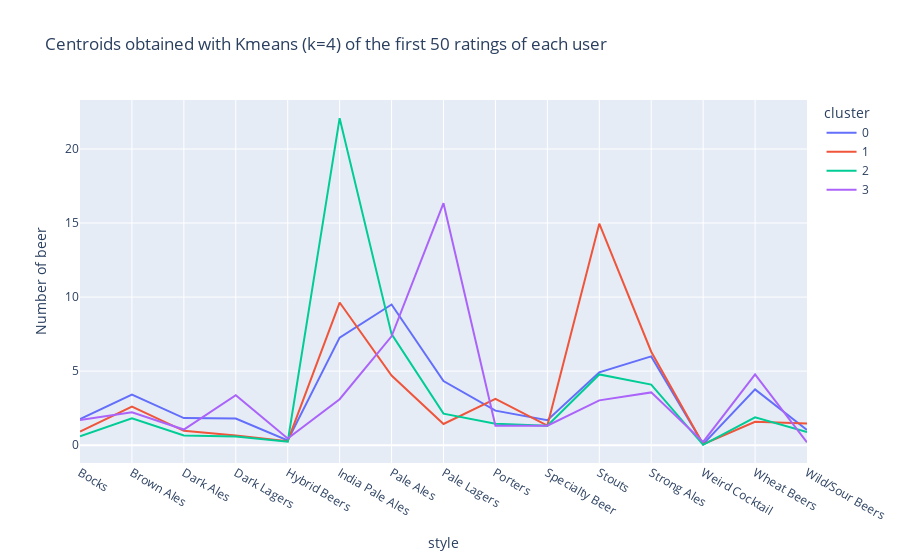

Notebook code cell kept with this figure:
### Code cell
fig = px.line(df_cluster_beer, x="style", y="Number of beer", color="cluster", title="Centroids obtained with Kmeans (k=4) of the first 50 ratings of each user")
#fig = px.line(df_cluster_beer, x="style", y=1)
fig.show()
fig.write_html("centroid.html")

### Figure 1 — Plotly figure (JSON) as saved in the notebook; plotly's stock layout.template omitted (floating-point values rounded to 4 significant figures)
{"data": [{"hovertemplate": "cluster=0<br>style=%{x}<br>Number of beer=%{y}<extra></extra>", "legendgroup": "0", "line": {"color": "#636efa", "dash": "solid"}, "marker": {"symbol": "circle"}, "mode": "lines", "name": "0", "orientation": "v", "showlegend": true, "type": "scatter", "x": ["Bocks", "Brown Ales", "Dark Ales", "Dark Lagers", "Hybrid Beers", "India Pale Ales", "Pale Ales", "Pale Lagers", "Porters", "Specialty Beer", "Stouts", "Strong Ales", "Weird Cocktail", "Wheat Beers", "Wild/Sour Beers"], "xaxis": "x", "y": [1.764, 3.409, 1.829, 1.802, 0.3249, 7.264, 9.498, 4.325, 2.333, 1.686, 4.918, 5.994, 0.06962, 3.764, 1.021], "yaxis": "y"}, {"hovertemplate": "cluster=1<br>style=%{x}<br>Number of beer=%{y}<extra></extra>", "legendgroup": "1", "line": {"color": "#EF553B", "dash": "solid"}, "marker": {"symbol": "circle"}, "mode": "lines", "name": "1", "orientation": "v", "showlegend": true, "type": "scatter", "x": ["Bocks", "Brown Ales", "Dark Ales", "Dark Lagers", "Hybrid Beers", "India Pale Ales", "Pale Ales", "Pale Lagers", "Porters", "Specialty Beer", "Stouts", "Strong Ales", "Weird Cocktail", "Wheat Beers", "Wild/Sour Beers"], "xaxis": "x", "y": [0.9217, 2.608, 0.9677, 0.659, 0.2673, 9.631, 4.7, 1.429, 3.12, 1.323, 14.96, 6.309, 0.06452, 1.576, 1.465], "yaxis": "y"}, {"hovertemplate": "cluster=2<br>style=%{x}<br>Number of beer=%{y}<extra></extra>", "legendgroup": "2", "line": {"color": "#00cc96", "dash": "solid"}, "marker": {"symbol": "circle"}, "mode": "lines", "name": "2", "orientation": "v", "showlegend": true, "type": "scatter", "x": ["Bocks", "Brown Ales", "Dark Ales", "Dark Lagers", "Hybrid Beers", "India Pale Ales", "Pale Ales", "Pale Lagers", "Porters", "Specialty Beer", "Stouts", "Strong Ales", "Weird Cocktail", "Wheat Beers", "Wild/Sour Beers"], "xaxis": "x", "y": [0.5952, 1.817, 0.6505, 0.5848, 0.2318, 22.08, 7.498, 2.128, 1.446, 1.318, 4.775, 4.09, 0.02076, 1.882, 0.8789], "yaxis": "y"}, {"hovertemplate": "cluster=3<br>style=%{x}<br>Number of beer=%{y}<extra></extra>", "legendgroup": "3", "line": {"color": "#ab63fa", "dash": "solid"}, "marker": {"symbol": "circle"}, "mode": "lines", "name": "3", "orientation": "v", "showlegend": true, "type": "scatter", "x": ["Bocks", "Brown Ales", "Dark Ales", "Dark Lagers", "Hybrid Beers", "India Pale Ales", "Pale Ales", "Pale Lagers", "Porters", "Specialty Beer", "Stouts", "Strong Ales", "Weird Cocktail", "Wheat Beers", "Wild/Sour Beers"], "xaxis": "x", "y": [1.698, 2.222, 1.056, 3.373, 0.4524, 3.103, 7.349, 16.34, 1.317, 1.317, 3.024, 3.563, 0.2143, 4.778, 0.1905], "yaxis": "y"}], "layout": {"legend": {"title": {"text": "cluster"}, "tracegroupgap": 0}, "title": {"text": "Centroids obtained with Kmeans (k=4) of the first 50 ratings of each user"}, "xaxis": {"anchor": "y", "domain": [0, 1], "title": {"text": "style"}}, "yaxis": {"anchor": "x", "domain": [0, 1], "title": {"text": "Number of beer"}}}}
